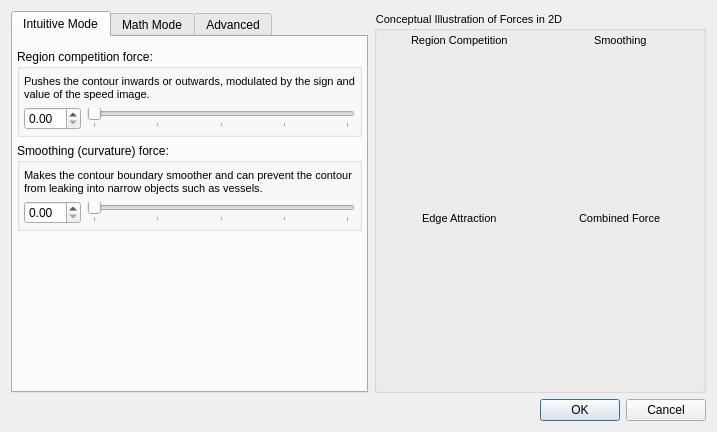
<?xml version="1.0" encoding="UTF-8"?>
<ui version="4.0">
 <class>SnakeParameterDialog</class>
 <widget class="QDialog" name="SnakeParameterDialog">
  <property name="geometry">
   <rect>
    <x>0</x>
    <y>0</y>
    <width>717</width>
    <height>432</height>
   </rect>
  </property>
  <property name="windowTitle">
   <string>Active Contour Evolution Parameters - ITK-SNAP</string>
  </property>
  <layout class="QGridLayout" name="gridLayout">
   <item row="0" column="1">
    <widget class="QGroupBox" name="groupBox">
     <property name="sizePolicy">
      <sizepolicy hsizetype="Preferred" vsizetype="Preferred">
       <horstretch>0</horstretch>
       <verstretch>0</verstretch>
      </sizepolicy>
     </property>
     <property name="minimumSize">
      <size>
       <width>320</width>
       <height>0</height>
      </size>
     </property>
     <property name="styleSheet">
      <string notr="true">font-size:11px;</string>
     </property>
     <property name="title">
      <string>Conceptual Illustration of Forces in 2D</string>
     </property>
     <layout class="QGridLayout" name="gridLayout_10" rowstretch="0,1,0,1">
      <property name="margin">
       <number>4</number>
      </property>
      <property name="spacing">
       <number>4</number>
      </property>
      <item row="0" column="0" alignment="Qt::AlignHCenter">
       <widget class="QLabel" name="lblForceAlpha">
        <property name="text">
         <string>Region Competition</string>
        </property>
       </widget>
      </item>
      <item row="0" column="1" alignment="Qt::AlignHCenter">
       <widget class="QLabel" name="lblForceBeta">
        <property name="text">
         <string>Smoothing</string>
        </property>
       </widget>
      </item>
      <item row="1" column="0">
       <widget class="QtSimpleOpenGLBox" name="boxForceAlpha" native="true">
        <property name="styleSheet">
         <string notr="true">border:1px black solid;</string>
        </property>
       </widget>
      </item>
      <item row="1" column="1">
       <widget class="QtSimpleOpenGLBox" name="boxForceBeta" native="true"/>
      </item>
      <item row="2" column="0" alignment="Qt::AlignHCenter">
       <widget class="QLabel" name="label_9">
        <property name="text">
         <string>Edge Attraction</string>
        </property>
       </widget>
      </item>
      <item row="2" column="1" alignment="Qt::AlignHCenter">
       <widget class="QLabel" name="label_11">
        <property name="text">
         <string>Combined Force</string>
        </property>
       </widget>
      </item>
      <item row="3" column="0">
       <widget class="QtSimpleOpenGLBox" name="boxForceGamma" native="true"/>
      </item>
      <item row="3" column="1">
       <widget class="QtSimpleOpenGLBox" name="boxForceTotal" native="true"/>
      </item>
     </layout>
    </widget>
   </item>
   <item row="1" column="0" colspan="2">
    <widget class="QDialogButtonBox" name="buttonBox">
     <property name="orientation">
      <enum>Qt::Horizontal</enum>
     </property>
     <property name="standardButtons">
      <set>QDialogButtonBox::Cancel|QDialogButtonBox::Ok</set>
     </property>
    </widget>
   </item>
   <item row="0" column="0">
    <widget class="QTabWidget" name="tabWidget">
     <property name="maximumSize">
      <size>
       <width>357</width>
       <height>16777215</height>
      </size>
     </property>
     <property name="currentIndex">
      <number>0</number>
     </property>
     <widget class="QWidget" name="tab">
      <attribute name="title">
       <string>Intuitive Mode</string>
      </attribute>
      <layout class="QVBoxLayout" name="verticalLayout_4">
       <property name="leftMargin">
        <number>4</number>
       </property>
       <property name="topMargin">
        <number>12</number>
       </property>
       <property name="rightMargin">
        <number>4</number>
       </property>
       <property name="bottomMargin">
        <number>4</number>
       </property>
       <item>
        <widget class="QStackedWidget" name="stackIntuitive">
         <property name="currentIndex">
          <number>0</number>
         </property>
         <widget class="QWidget" name="pageZhu">
          <layout class="QVBoxLayout" name="verticalLayout_6">
           <property name="margin">
            <number>0</number>
           </property>
           <item>
            <widget class="QGroupBox" name="groupBox_2">
             <property name="title">
              <string>Region competition force:</string>
             </property>
             <layout class="QGridLayout" name="gridLayout_2">
              <property name="leftMargin">
               <number>4</number>
              </property>
              <property name="topMargin">
               <number>6</number>
              </property>
              <property name="rightMargin">
               <number>4</number>
              </property>
              <property name="bottomMargin">
               <number>4</number>
              </property>
              <item row="0" column="0" colspan="2">
               <widget class="QLabel" name="label">
                <property name="styleSheet">
                 <string notr="true">font-size:11px;</string>
                </property>
                <property name="text">
                 <string>Pushes the contour inwards or outwards, modulated by the sign and value of the speed image.</string>
                </property>
                <property name="wordWrap">
                 <bool>true</bool>
                </property>
               </widget>
              </item>
              <item row="1" column="0">
               <widget class="QDoubleSpinBox" name="inZhuAlphaSimple"/>
              </item>
              <item row="1" column="1">
               <widget class="QDoubleSlider" name="inZhuAlphaSimpleSlider">
                <property name="maximum">
                 <number>100</number>
                </property>
                <property name="orientation">
                 <enum>Qt::Horizontal</enum>
                </property>
                <property name="tickPosition">
                 <enum>QSlider::TicksBelow</enum>
                </property>
                <property name="tickInterval">
                 <number>25</number>
                </property>
               </widget>
              </item>
             </layout>
            </widget>
           </item>
           <item>
            <widget class="QGroupBox" name="groupBox_3">
             <property name="title">
              <string>Smoothing (curvature) force:</string>
             </property>
             <layout class="QGridLayout" name="gridLayout_3">
              <property name="leftMargin">
               <number>4</number>
              </property>
              <property name="topMargin">
               <number>6</number>
              </property>
              <property name="rightMargin">
               <number>4</number>
              </property>
              <property name="bottomMargin">
               <number>4</number>
              </property>
              <item row="0" column="0" colspan="2">
               <widget class="QLabel" name="label_2">
                <property name="styleSheet">
                 <string notr="true">font-size:11px;</string>
                </property>
                <property name="text">
                 <string>Makes the contour boundary smoother and can prevent the contour from leaking into narrow objects such as vessels.</string>
                </property>
                <property name="wordWrap">
                 <bool>true</bool>
                </property>
               </widget>
              </item>
              <item row="1" column="0">
               <widget class="QDoubleSpinBox" name="inZhuBetaSimple"/>
              </item>
              <item row="1" column="1">
               <widget class="QDoubleSlider" name="inZhuBetaSimpleSlider">
                <property name="maximum">
                 <number>100</number>
                </property>
                <property name="orientation">
                 <enum>Qt::Horizontal</enum>
                </property>
                <property name="tickPosition">
                 <enum>QSlider::TicksBelow</enum>
                </property>
                <property name="tickInterval">
                 <number>25</number>
                </property>
               </widget>
              </item>
             </layout>
            </widget>
           </item>
           <item>
            <spacer name="verticalSpacer">
             <property name="orientation">
              <enum>Qt::Vertical</enum>
             </property>
             <property name="sizeHint" stdset="0">
              <size>
               <width>20</width>
               <height>40</height>
              </size>
             </property>
            </spacer>
           </item>
          </layout>
         </widget>
         <widget class="QWidget" name="pageCaselles">
          <layout class="QVBoxLayout" name="verticalLayout_7">
           <property name="margin">
            <number>0</number>
           </property>
           <item>
            <widget class="QGroupBox" name="groupBox_5">
             <property name="title">
              <string>Expansion (baloon) force</string>
             </property>
             <layout class="QGridLayout" name="gridLayout_4">
              <property name="leftMargin">
               <number>4</number>
              </property>
              <property name="topMargin">
               <number>6</number>
              </property>
              <property name="rightMargin">
               <number>4</number>
              </property>
              <property name="bottomMargin">
               <number>4</number>
              </property>
              <item row="0" column="0" colspan="2">
               <widget class="QLabel" name="label_3">
                <property name="styleSheet">
                 <string notr="true">font-size:11px;</string>
                </property>
                <property name="text">
                 <string>A force pushing outwards (or inwards if the weight below is negative) on the contour boundary proportionally to the speed image.</string>
                </property>
                <property name="wordWrap">
                 <bool>true</bool>
                </property>
               </widget>
              </item>
              <item row="1" column="0">
               <widget class="QDoubleSpinBox" name="inCasellesAlphaSimple"/>
              </item>
              <item row="1" column="1">
               <widget class="QDoubleSlider" name="inCasellesAlphaSimpleSlider">
                <property name="maximum">
                 <number>100</number>
                </property>
                <property name="orientation">
                 <enum>Qt::Horizontal</enum>
                </property>
                <property name="tickPosition">
                 <enum>QSlider::TicksBelow</enum>
                </property>
                <property name="tickInterval">
                 <number>25</number>
                </property>
               </widget>
              </item>
             </layout>
            </widget>
           </item>
           <item>
            <widget class="QGroupBox" name="groupBox_6">
             <property name="title">
              <string>Smoothing (curvature) force:</string>
             </property>
             <layout class="QGridLayout" name="gridLayout_5">
              <property name="leftMargin">
               <number>4</number>
              </property>
              <property name="topMargin">
               <number>6</number>
              </property>
              <property name="rightMargin">
               <number>4</number>
              </property>
              <property name="bottomMargin">
               <number>4</number>
              </property>
              <item row="0" column="0" colspan="2">
               <widget class="QLabel" name="label_4">
                <property name="styleSheet">
                 <string notr="true">font-size:11px;</string>
                </property>
                <property name="text">
                 <string>Makes the contour boundary smoother and can prevent the contour from leaking into narrow objects such as vessels.</string>
                </property>
                <property name="wordWrap">
                 <bool>true</bool>
                </property>
               </widget>
              </item>
              <item row="1" column="0">
               <widget class="QDoubleSpinBox" name="inCasellesBetaSimple"/>
              </item>
              <item row="1" column="1">
               <widget class="QDoubleSlider" name="inCasellesBetaSimpleSlider">
                <property name="maximum">
                 <number>100</number>
                </property>
                <property name="orientation">
                 <enum>Qt::Horizontal</enum>
                </property>
                <property name="tickPosition">
                 <enum>QSlider::TicksBelow</enum>
                </property>
                <property name="tickInterval">
                 <number>25</number>
                </property>
               </widget>
              </item>
             </layout>
            </widget>
           </item>
           <item>
            <widget class="QGroupBox" name="groupBox_7">
             <property name="title">
              <string>Edge attraction (advection) force:</string>
             </property>
             <layout class="QGridLayout" name="gridLayout_6">
              <property name="leftMargin">
               <number>4</number>
              </property>
              <property name="topMargin">
               <number>6</number>
              </property>
              <property name="rightMargin">
               <number>4</number>
              </property>
              <property name="bottomMargin">
               <number>4</number>
              </property>
              <item row="0" column="0" colspan="2">
               <widget class="QLabel" name="label_5">
                <property name="styleSheet">
                 <string notr="true">font-size:11px;</string>
                </property>
                <property name="text">
                 <string>Attracts the boundary of the contour to nearby edges and can prevent the contour from leaking past edges.</string>
                </property>
                <property name="wordWrap">
                 <bool>true</bool>
                </property>
               </widget>
              </item>
              <item row="1" column="0">
               <widget class="QDoubleSpinBox" name="inCasellesGammaSimple"/>
              </item>
              <item row="1" column="1">
               <widget class="QDoubleSlider" name="inCasellesGammaSimpleSlider">
                <property name="maximum">
                 <number>100</number>
                </property>
                <property name="orientation">
                 <enum>Qt::Horizontal</enum>
                </property>
                <property name="tickPosition">
                 <enum>QSlider::TicksBelow</enum>
                </property>
                <property name="tickInterval">
                 <number>10</number>
                </property>
               </widget>
              </item>
             </layout>
            </widget>
           </item>
          </layout>
         </widget>
        </widget>
       </item>
      </layout>
     </widget>
     <widget class="QWidget" name="tabMath">
      <attribute name="title">
       <string>Math Mode</string>
      </attribute>
      <layout class="QVBoxLayout" name="verticalLayout_3" stretch="0,0,1">
       <property name="leftMargin">
        <number>4</number>
       </property>
       <property name="topMargin">
        <number>12</number>
       </property>
       <property name="rightMargin">
        <number>4</number>
       </property>
       <property name="bottomMargin">
        <number>4</number>
       </property>
       <item>
        <widget class="QGroupBox" name="groupBox_8">
         <property name="title">
          <string>Contour evolution equation:</string>
         </property>
         <layout class="QGridLayout" name="gridLayout_8" columnstretch="0,0">
          <property name="leftMargin">
           <number>2</number>
          </property>
          <property name="topMargin">
           <number>6</number>
          </property>
          <property name="rightMargin">
           <number>2</number>
          </property>
          <property name="bottomMargin">
           <number>8</number>
          </property>
          <item row="2" column="1" alignment="Qt::AlignRight">
           <widget class="QCheckBox" name="chkAdvanced">
            <property name="toolTip">
             <string>The advanced expression provides additional flexibility by allowing the exponent of the speed image to be changed in each of the terms.</string>
            </property>
            <property name="text">
             <string>Use advanced expression</string>
            </property>
           </widget>
          </item>
          <item row="1" column="1">
           <widget class="QStackedWidget" name="stackEqn">
            <property name="currentIndex">
             <number>0</number>
            </property>
            <widget class="QWidget" name="pageEqnZhu">
             <layout class="QVBoxLayout" name="verticalLayout">
              <property name="margin">
               <number>0</number>
              </property>
              <item alignment="Qt::AlignHCenter">
               <widget class="QLabel" name="outFormula_2">
                <property name="text">
                 <string/>
                </property>
                <property name="pixmap">
                 <pixmap resource="../Resources/SNAPResources.qrc">:/root/formula02.gif</pixmap>
                </property>
                <property name="scaledContents">
                 <bool>false</bool>
                </property>
               </widget>
              </item>
             </layout>
            </widget>
            <widget class="QWidget" name="pageEqnCaselles">
             <layout class="QVBoxLayout" name="verticalLayout_2">
              <property name="margin">
               <number>0</number>
              </property>
              <item alignment="Qt::AlignHCenter">
               <widget class="QLabel" name="outFormula">
                <property name="text">
                 <string/>
                </property>
                <property name="pixmap">
                 <pixmap resource="../Resources/SNAPResources.qrc">:/root/formula01.gif</pixmap>
                </property>
                <property name="scaledContents">
                 <bool>false</bool>
                </property>
               </widget>
              </item>
             </layout>
            </widget>
            <widget class="QWidget" name="pageEqnAdvanced">
             <layout class="QVBoxLayout" name="verticalLayout_8">
              <property name="spacing">
               <number>0</number>
              </property>
              <property name="margin">
               <number>0</number>
              </property>
              <item>
               <spacer name="verticalSpacer_6">
                <property name="orientation">
                 <enum>Qt::Vertical</enum>
                </property>
                <property name="sizeHint" stdset="0">
                 <size>
                  <width>20</width>
                  <height>1</height>
                 </size>
                </property>
               </spacer>
              </item>
              <item>
               <widget class="QLabel" name="outFormula_3">
                <property name="text">
                 <string/>
                </property>
                <property name="pixmap">
                 <pixmap resource="../Resources/SNAPResources.qrc">:/root/formula03.gif</pixmap>
                </property>
                <property name="scaledContents">
                 <bool>true</bool>
                </property>
               </widget>
              </item>
              <item>
               <spacer name="verticalSpacer_5">
                <property name="orientation">
                 <enum>Qt::Vertical</enum>
                </property>
                <property name="sizeHint" stdset="0">
                 <size>
                  <width>20</width>
                  <height>0</height>
                 </size>
                </property>
               </spacer>
              </item>
             </layout>
            </widget>
           </widget>
          </item>
         </layout>
        </widget>
       </item>
       <item>
        <widget class="QGroupBox" name="groupBox_4">
         <property name="title">
          <string>Parameters:</string>
         </property>
         <layout class="QGridLayout" name="gridLayout_7">
          <property name="leftMargin">
           <number>4</number>
          </property>
          <property name="topMargin">
           <number>6</number>
          </property>
          <property name="rightMargin">
           <number>4</number>
          </property>
          <property name="bottomMargin">
           <number>4</number>
          </property>
          <property name="verticalSpacing">
           <number>16</number>
          </property>
          <item row="1" column="2">
           <widget class="QDoubleSlider" name="inBetaMathSlider">
            <property name="maximum">
             <number>100</number>
            </property>
            <property name="orientation">
             <enum>Qt::Horizontal</enum>
            </property>
            <property name="tickPosition">
             <enum>QSlider::TicksBelow</enum>
            </property>
            <property name="tickInterval">
             <number>25</number>
            </property>
           </widget>
          </item>
          <item row="1" column="3">
           <widget class="QLabel" name="lblBetaExp">
            <property name="text">
             <string>&lt;html&gt;&lt;head/&gt;&lt;body&gt;&lt;p&gt;r&lt;span style=&quot; vertical-align:sub;&quot;&gt;β&lt;/span&gt;:&lt;/p&gt;&lt;/body&gt;&lt;/html&gt;</string>
            </property>
           </widget>
          </item>
          <item row="0" column="1">
           <widget class="QDoubleSpinBox" name="inAlphaMath"/>
          </item>
          <item row="0" column="2">
           <widget class="QDoubleSlider" name="inAlphaMathSlider">
            <property name="maximum">
             <number>100</number>
            </property>
            <property name="orientation">
             <enum>Qt::Horizontal</enum>
            </property>
            <property name="tickPosition">
             <enum>QSlider::TicksBelow</enum>
            </property>
            <property name="tickInterval">
             <number>25</number>
            </property>
           </widget>
          </item>
          <item row="1" column="0">
           <widget class="QLabel" name="label_10">
            <property name="text">
             <string>β:</string>
            </property>
           </widget>
          </item>
          <item row="1" column="1">
           <widget class="QDoubleSpinBox" name="inBetaMath"/>
          </item>
          <item row="0" column="0">
           <widget class="QLabel" name="label_6">
            <property name="text">
             <string>α:</string>
            </property>
           </widget>
          </item>
          <item row="0" column="3">
           <widget class="QLabel" name="lblAlphaExp">
            <property name="text">
             <string>&lt;html&gt;&lt;head/&gt;&lt;body&gt;&lt;p&gt;r&lt;span style=&quot; vertical-align:sub;&quot;&gt;α&lt;/span&gt;:&lt;/p&gt;&lt;/body&gt;&lt;/html&gt;</string>
            </property>
           </widget>
          </item>
          <item row="2" column="1">
           <widget class="QDoubleSpinBox" name="inGammaMath"/>
          </item>
          <item row="2" column="2">
           <widget class="QDoubleSlider" name="inGammaMathSlider">
            <property name="maximum">
             <number>100</number>
            </property>
            <property name="orientation">
             <enum>Qt::Horizontal</enum>
            </property>
            <property name="tickPosition">
             <enum>QSlider::TicksBelow</enum>
            </property>
            <property name="tickInterval">
             <number>25</number>
            </property>
           </widget>
          </item>
          <item row="2" column="3">
           <widget class="QLabel" name="lblGammaExp">
            <property name="text">
             <string>&lt;html&gt;&lt;head/&gt;&lt;body&gt;&lt;p&gt;r&lt;span style=&quot; vertical-align:sub;&quot;&gt;γ&lt;/span&gt;:&lt;/p&gt;&lt;/body&gt;&lt;/html&gt;</string>
            </property>
           </widget>
          </item>
          <item row="2" column="0">
           <widget class="QLabel" name="lblGammaMath">
            <property name="text">
             <string>γ:</string>
            </property>
           </widget>
          </item>
          <item row="0" column="4">
           <widget class="QSpinBox" name="inAlphaExp"/>
          </item>
          <item row="1" column="4">
           <widget class="QSpinBox" name="inBetaExp"/>
          </item>
          <item row="2" column="4">
           <widget class="QSpinBox" name="inGammaExp"/>
          </item>
         </layout>
        </widget>
       </item>
       <item>
        <spacer name="verticalSpacer_3">
         <property name="orientation">
          <enum>Qt::Vertical</enum>
         </property>
         <property name="sizeHint" stdset="0">
          <size>
           <width>20</width>
           <height>40</height>
          </size>
         </property>
        </spacer>
       </item>
      </layout>
     </widget>
     <widget class="QWidget" name="tabAdvanced">
      <attribute name="title">
       <string>Advanced</string>
      </attribute>
      <layout class="QVBoxLayout" name="verticalLayout_5">
       <property name="leftMargin">
        <number>4</number>
       </property>
       <property name="topMargin">
        <number>12</number>
       </property>
       <property name="rightMargin">
        <number>4</number>
       </property>
       <property name="bottomMargin">
        <number>4</number>
       </property>
       <item>
        <widget class="QGroupBox" name="groupBox_9">
         <property name="title">
          <string>Speed-up factor</string>
         </property>
         <layout class="QGridLayout" name="gridLayout_9">
          <property name="leftMargin">
           <number>4</number>
          </property>
          <property name="topMargin">
           <number>6</number>
          </property>
          <property name="rightMargin">
           <number>4</number>
          </property>
          <property name="bottomMargin">
           <number>4</number>
          </property>
          <item row="1" column="0">
           <widget class="QDoubleSpinBox" name="inSpeedup"/>
          </item>
          <item row="1" column="1">
           <widget class="QDoubleSlider" name="inSpeedupSlider">
            <property name="maximum">
             <number>100</number>
            </property>
            <property name="orientation">
             <enum>Qt::Horizontal</enum>
            </property>
            <property name="tickPosition">
             <enum>QSlider::TicksBelow</enum>
            </property>
            <property name="tickInterval">
             <number>25</number>
            </property>
           </widget>
          </item>
          <item row="0" column="0" colspan="2">
           <widget class="QLabel" name="label_13">
            <property name="styleSheet">
             <string notr="true">font-size:11px;</string>
            </property>
            <property name="text">
             <string>It is possible to speed up active contour evolution by increasing the step size over the theoretically optimal value. However, this can result in numerical instability.</string>
            </property>
            <property name="wordWrap">
             <bool>true</bool>
            </property>
           </widget>
          </item>
         </layout>
        </widget>
       </item>
       <item>
        <spacer name="verticalSpacer_4">
         <property name="orientation">
          <enum>Qt::Vertical</enum>
         </property>
         <property name="sizeHint" stdset="0">
          <size>
           <width>20</width>
           <height>40</height>
          </size>
         </property>
        </spacer>
       </item>
      </layout>
     </widget>
    </widget>
   </item>
  </layout>
 </widget>
 <customwidgets>
  <customwidget>
   <class>QDoubleSlider</class>
   <extends>QSlider</extends>
   <header location="global">QDoubleSlider.h</header>
  </customwidget>
  <customwidget>
   <class>QtSimpleOpenGLBox</class>
   <extends>QWidget</extends>
   <header location="global">QtSimpleOpenGLBox.h</header>
   <container>1</container>
  </customwidget>
 </customwidgets>
 <resources>
  <include location="../Resources/SNAPResources.qrc"/>
 </resources>
 <connections>
  <connection>
   <sender>buttonBox</sender>
   <signal>accepted()</signal>
   <receiver>SnakeParameterDialog</receiver>
   <slot>accept()</slot>
   <hints>
    <hint type="sourcelabel">
     <x>248</x>
     <y>254</y>
    </hint>
    <hint type="destinationlabel">
     <x>157</x>
     <y>274</y>
    </hint>
   </hints>
  </connection>
  <connection>
   <sender>buttonBox</sender>
   <signal>rejected()</signal>
   <receiver>SnakeParameterDialog</receiver>
   <slot>reject()</slot>
   <hints>
    <hint type="sourcelabel">
     <x>316</x>
     <y>260</y>
    </hint>
    <hint type="destinationlabel">
     <x>286</x>
     <y>274</y>
    </hint>
   </hints>
  </connection>
 </connections>
</ui>
